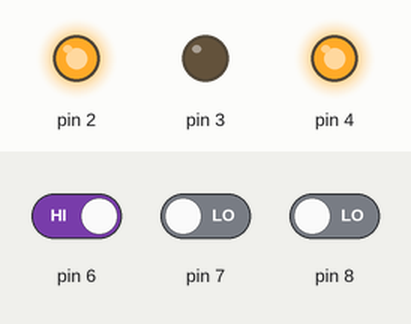
This sketch was run on a simulated Arduino Uno, built with avr-gcc and run on an emulated ATmega328P. Shown: output pins drawn as LEDs (lit = HIGH). The test bench sets the inputs (shaded band); at power-on: pin 7 LOW, pin 8 LOW, pin 6 HIGH.

Above: at 1.2 s.
1.3 s: pin 7 driven HIGH
At 2.4 s:
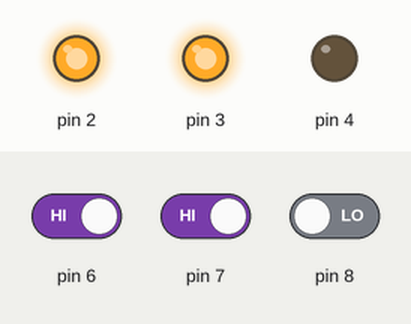
2.8 s: pin 8 driven HIGH
At 3.6 s:
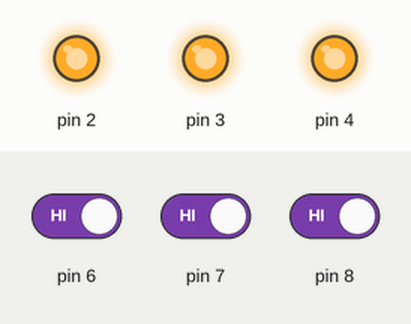
4.3 s: pin 6 driven LOW
At 4.7 s:
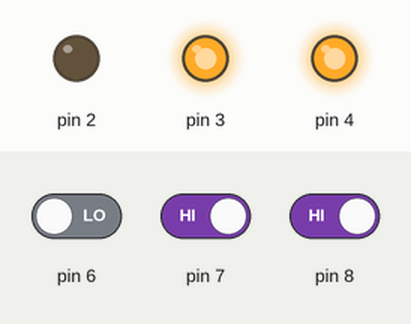
5.8 s: pin 6 driven HIGH
At 7.0 s:
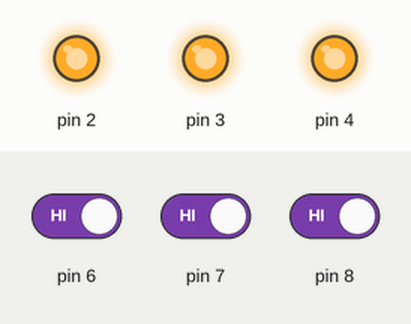
7.3 s: pin 7 driven LOW
At 8.2 s:
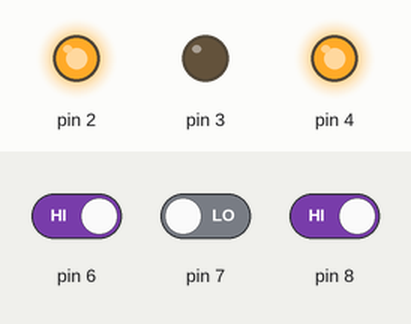
Timing chart, 0 to 9.8 s (numbered marks = the images above; inputs shaded):
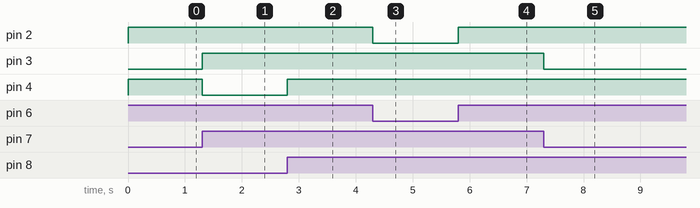

The sketch:

buttonApp.ino
```cpp
boolean okunan = 1;
#define button 2

void setup() {
  pinMode(2,OUTPUT);
  pinMode(3,OUTPUT);
  pinMode(4,OUTPUT);
  pinMode(6,INPUT);
  pinMode(7,INPUT);
  pinMode(8,INPUT);
  pinMode(9,INPUT);
  digitalWrite(2,HIGH);
  digitalWrite(3,HIGH);
  digitalWrite(4,HIGH);


Serial.begin(9600);
}
void loop()
{
  okunan = digitalRead(6);
  while(digitalRead(6) == LOW)
  {
    digitalWrite(2,LOW);
    digitalWrite(3,HIGH);
    digitalWrite(4,HIGH);
  }
   digitalWrite(2,HIGH);
   digitalWrite(3,HIGH);
   digitalWrite(4,HIGH);
     while(digitalRead(7) == LOW)
  {
    digitalWrite(2,HIGH);
    digitalWrite(3,LOW);
    digitalWrite(4,HIGH);
  }
   digitalWrite(2,HIGH);
   digitalWrite(3,HIGH);
   digitalWrite(4,HIGH);
     while(digitalRead(8) == LOW)
  {
    digitalWrite(2,HIGH);
    digitalWrite(3,HIGH);
    digitalWrite(4,LOW);
  }
   digitalWrite(2,HIGH);
   digitalWrite(3,HIGH);
   digitalWrite(4,HIGH);
}
```

Measured:
- after the input at 1.3 s, pin 3: LOW → HIGH at once; pin 4: HIGH → LOW at once
- after the input at 2.8 s, pin 4: LOW → HIGH at once
- after the input at 4.3 s, pin 2: HIGH → LOW at once
- after the input at 5.8 s, pin 2: LOW → HIGH at once
- after the input at 7.3 s, pin 3: HIGH → LOW at once
